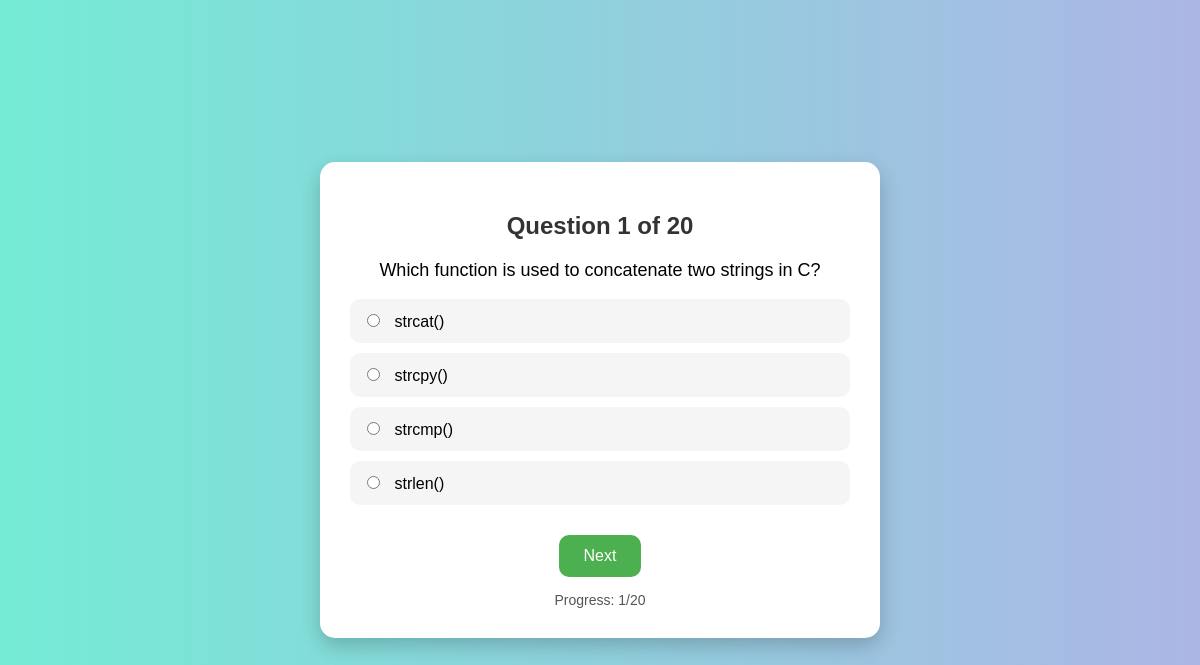
/quiz_1.php?tech=C (signed in), run on the app's committed database.
### tables this page shows
CREATE TABLE `question` (
  `qid` int(10) NOT NULL,
  `qns` varchar(100) DEFAULT NULL,
  `OptA` varchar(50) DEFAULT NULL,
  `OptB` varchar(75) DEFAULT NULL,
  `OptC` varchar(50) DEFAULT NULL,
  `OptD` varchar(50) DEFAULT NULL,
  `ans` varchar(10) DEFAULT NULL,
  `technology` varchar(50) DEFAULT NULL
);

### quiz_1.php (the view, shortened to what this page needs)
<?php
$link = mysqli_connect("localhost", "root", "", "quiz");
if (!isset($_SESSION['questions'])) {
    $tech = $_GET['tech'];
    $stmt = $link->prepare("SELECT * FROM question WHERE technology=? ORDER BY RAND() LIMIT 20");
    $stmt->bind_param("s", $tech);
    $stmt->execute();
    $resultset = $stmt->get_result();
}
$questions = $_SESSION['questions'];
$current = $_SESSION['current'];
$question = $questions[$current];
?>
<!DOCTYPE html>
<html>
<head>
</head>
<body>
<div class="quiz-container">
    <h2>Question <?= $current+1 ?> of <?= count($questions) ?></h2>
    <form method="post">
        <p style="font-size:18px;"><?= htmlspecialchars($question['qns']) ?></p>
        <label><input type="radio" name="answer" value="OptA" required> <?= htmlspecialchars($question['OptA']) ?></label>
        <label><input type="radio" name="answer" value="OptB"> <?= htmlspecialchars($question['OptB']) ?></label>
        <label><input type="radio" name="answer" value="OptC"> <?= htmlspecialchars($question['OptC']) ?></label>
        <label><input type="radio" name="answer" value="OptD"> <?= htmlspecialchars($question['OptD']) ?></label>
        <button type="submit" class="btn">Next</button>
    </form>
    <div class="progress">Progress: <?= $current+1 ?>/<?= count($questions) ?></div>
</div>
</body>
</html>

### quiz_1.php (style rules this page uses)
body { background: linear-gradient(to right, #74ebd5, #ACB6E5); font-family: Arial, sans-serif; display: flex; justify-content: center; align-items: center; height: 100vh; margin: 0; }
.quiz-container { background: white; border-radius: 15px; box-shadow: 0 8px 20px rgba(0,0,0,0.2); width: 500px; padding: 30px; text-align: center; }
h2 { margin-bottom: 20px; color: #333; }
label { display: block; margin: 10px 0; padding: 12px; background: #f5f5f5; border-radius: 10px; cursor: pointer; transition: background 0.3s; text-align: start; }
input[type="radio"] { margin-right: 10px; }
.btn { background: #4CAF50; color: white; padding: 12px 25px; margin-top: 20px; border: none; border-radius: 10px; cursor: pointer; font-size: 16px; }
.progress { margin-top: 15px; font-size: 14px; color: #555; }

### data on the page
question: qns "Which function is used to concatenate two strings in C?", OptA "strcat()", OptB "strcpy()", OptC "strcmp()", OptD "strlen()"

### other printed values
$current+1 "1"
count($questions) "20"
